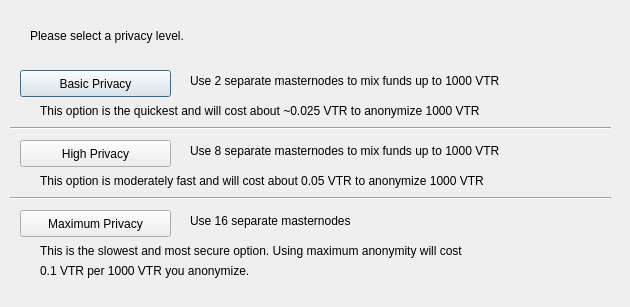
<?xml version="1.0" encoding="UTF-8"?>
<ui version="4.0">
 <class>DarksendConfig</class>
 <widget class="QDialog" name="DarksendConfig">
  <property name="geometry">
   <rect>
    <x>0</x>
    <y>0</y>
    <width>630</width>
    <height>307</height>
   </rect>
  </property>
  <property name="windowTitle">
   <string>Configure Darksend</string>
  </property>
  <widget class="QPushButton" name="buttonBasic">
   <property name="geometry">
    <rect>
     <x>20</x>
     <y>70</y>
     <width>151</width>
     <height>27</height>
    </rect>
   </property>
   <property name="text">
    <string>Basic Privacy</string>
   </property>
  </widget>
  <widget class="QPushButton" name="buttonHigh">
   <property name="geometry">
    <rect>
     <x>20</x>
     <y>140</y>
     <width>151</width>
     <height>27</height>
    </rect>
   </property>
   <property name="text">
    <string>High Privacy</string>
   </property>
  </widget>
  <widget class="QPushButton" name="buttonMax">
   <property name="geometry">
    <rect>
     <x>20</x>
     <y>210</y>
     <width>151</width>
     <height>27</height>
    </rect>
   </property>
   <property name="text">
    <string>Maximum Privacy</string>
   </property>
  </widget>
  <widget class="QLabel" name="label">
   <property name="geometry">
    <rect>
     <x>30</x>
     <y>20</y>
     <width>571</width>
     <height>31</height>
    </rect>
   </property>
   <property name="text">
    <string>Please select a privacy level.</string>
   </property>
  </widget>
  <widget class="QLabel" name="label_2">
   <property name="geometry">
    <rect>
     <x>190</x>
     <y>70</y>
     <width>421</width>
     <height>21</height>
    </rect>
   </property>
   <property name="text">
    <string>Use 2 separate masternodes to mix funds up to 1000 VTR</string>
   </property>
  </widget>
  <widget class="QLabel" name="label_3">
   <property name="geometry">
    <rect>
     <x>190</x>
     <y>140</y>
     <width>411</width>
     <height>21</height>
    </rect>
   </property>
   <property name="text">
    <string>Use 8 separate masternodes to mix funds up to 1000 VTR</string>
   </property>
  </widget>
  <widget class="QLabel" name="label_4">
   <property name="geometry">
    <rect>
     <x>190</x>
     <y>210</y>
     <width>421</width>
     <height>21</height>
    </rect>
   </property>
   <property name="text">
    <string>Use 16 separate masternodes</string>
   </property>
  </widget>
  <widget class="QLabel" name="label_6">
   <property name="geometry">
    <rect>
     <x>40</x>
     <y>100</y>
     <width>561</width>
     <height>21</height>
    </rect>
   </property>
   <property name="text">
    <string>This option is the quickest and will cost about ~0.025 VTR to anonymize 1000 VTR</string>
   </property>
  </widget>
  <widget class="QLabel" name="label_7">
   <property name="geometry">
    <rect>
     <x>40</x>
     <y>170</y>
     <width>561</width>
     <height>21</height>
    </rect>
   </property>
   <property name="text">
    <string>This option is moderately fast and will cost about 0.05 VTR to anonymize 1000 VTR</string>
   </property>
  </widget>
  <widget class="QLabel" name="label_8">
   <property name="geometry">
    <rect>
     <x>40</x>
     <y>240</y>
     <width>561</width>
     <height>21</height>
    </rect>
   </property>
   <property name="text">
    <string>This is the slowest and most secure option. Using maximum anonymity will cost</string>
   </property>
  </widget>
  <widget class="QLabel" name="label_9">
   <property name="geometry">
    <rect>
     <x>40</x>
     <y>260</y>
     <width>561</width>
     <height>21</height>
    </rect>
   </property>
   <property name="text">
    <string>0.1 VTR per 1000 VTR you anonymize.</string>
   </property>
  </widget>
  <widget class="Line" name="line">
   <property name="geometry">
    <rect>
     <x>10</x>
     <y>120</y>
     <width>601</width>
     <height>16</height>
    </rect>
   </property>
   <property name="orientation">
    <enum>Qt::Horizontal</enum>
   </property>
  </widget>
  <widget class="Line" name="line_2">
   <property name="geometry">
    <rect>
     <x>10</x>
     <y>190</y>
     <width>601</width>
     <height>16</height>
    </rect>
   </property>
   <property name="orientation">
    <enum>Qt::Horizontal</enum>
   </property>
  </widget>
 </widget>
 <resources/>
 <connections/>
</ui>
